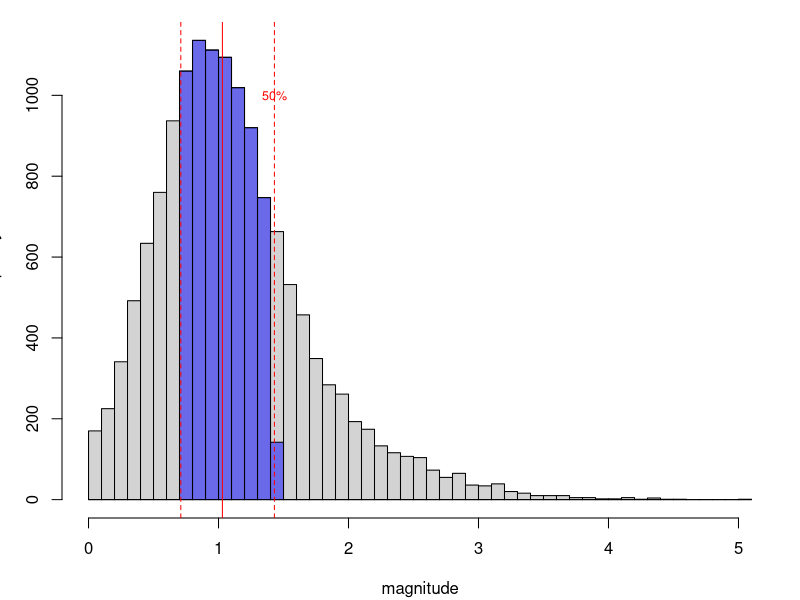
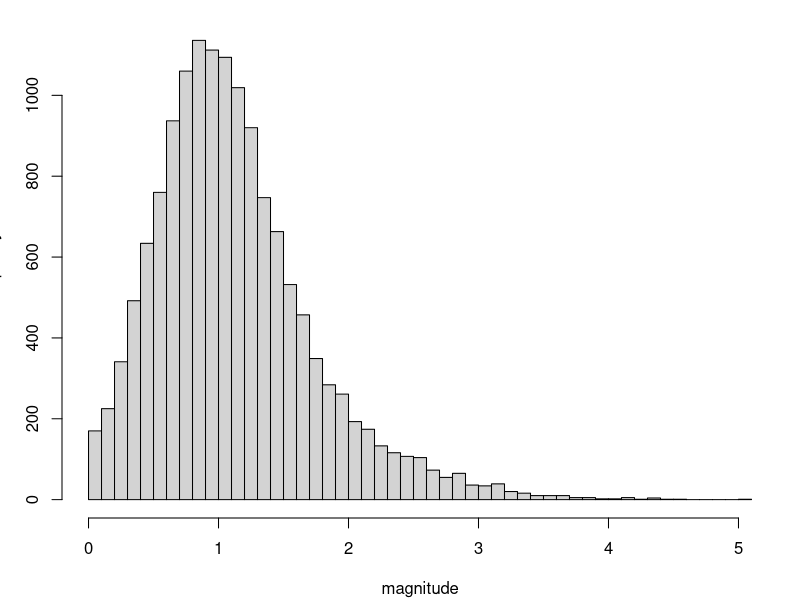
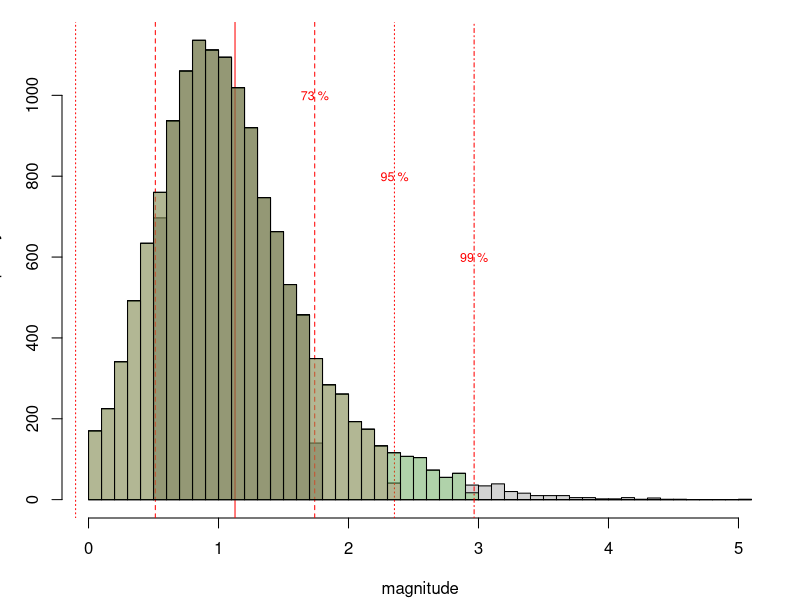
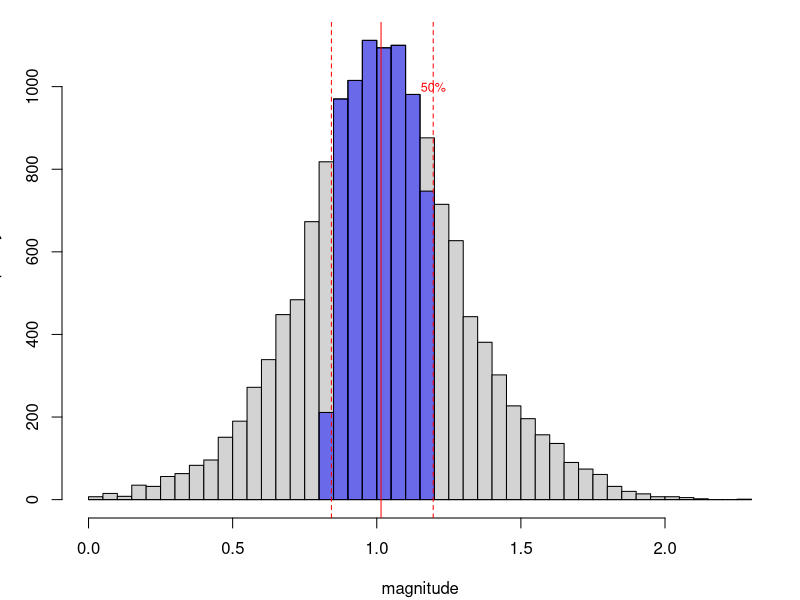
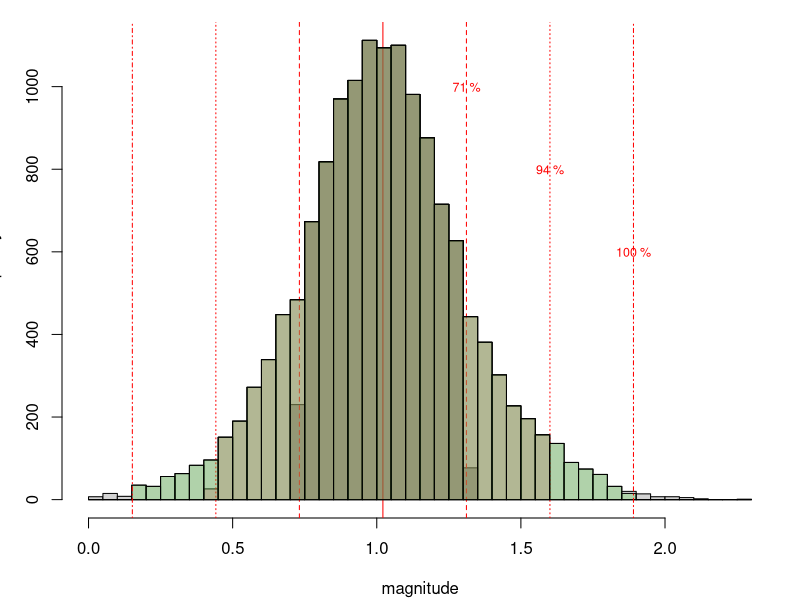
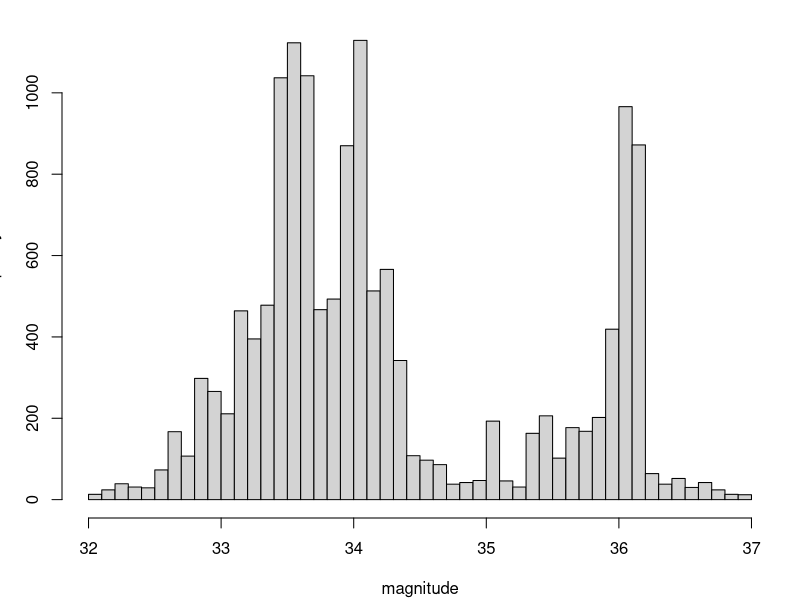
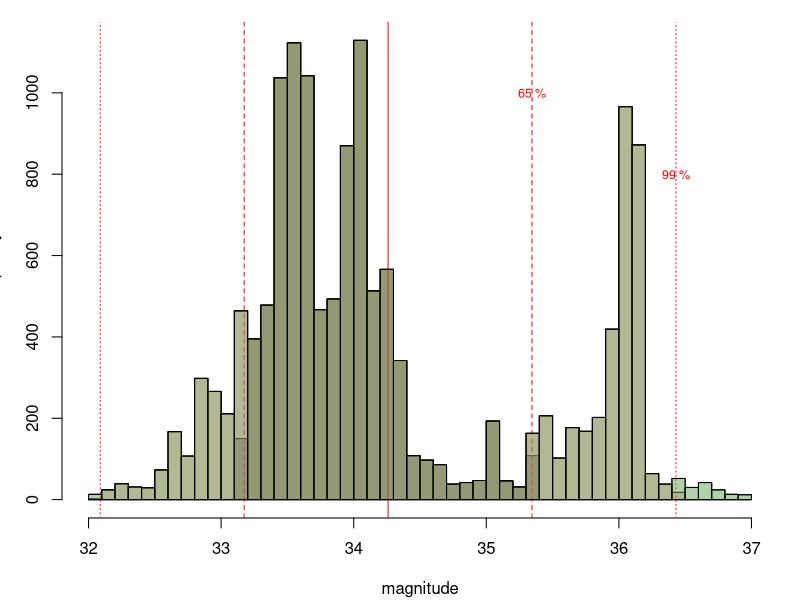

Recreate these plots in R, in order.
if (interactive()) {
# Example: why n-1?

nsamps <- 1e4

x <- rnorm(nsamps)
hist(x, col=adjustcolor("blue",0.5), breaks=100, xlim=c(-4.5,4.5))
abline( v=mean(x), col='red' )
abline( v=mean(x)+c(-2,2)*sd(x), lty=2, col='red' )

n.vec <- 10^(seq(1,4,length.out=1000))
sim.sds <- sapply( n.vec, function (n) { x <- rnorm(n); c( sd( x ), sqrt(mean((x-mean(x))^2)) ) } )

plot( n.vec, sim.sds[1,], log='x', ylim=c(0,2) )
points( n.vec, sim.sds[2,], col='red' )
abline(h=1)

n <- 10
small.sds <- replicate( 1e4, { x <- rnorm(n); c( sd( x ), sqrt(mean((x-mean(x))^2)) ) } )
rownames(small.sds) <- c("n-1","n")
hist(small.sds[1,], xlim=c(0.3,1.8), col=adjustcolor("blue",0.5), breaks=100, main='')
hist(small.sds[2,], col=adjustcolor("red",0.5), breaks=100, add=TRUE)
abline(v=1,lwd=3)

rowMeans(small.sds^2)



###
# CV plots

layout(1:3)
par(mar=c(2,1,3,0)+.1)
for (cv in c(1,10,100)){
    hist( x+cv, breaks=30, xlim=range(0,x+cv), main=paste("CV =", round(1/cv,20)), xlab='', ylab='' )
}


}

###
# figures for slides

quakes <- read.table("2014-quakes-catalog.tsv", stringsAsFactors=FALSE)
names(quakes) <- c("orig.date","orig.time", "ET", "MAG", "M", "LAT", "LON", "DEPTH", "Q", "EVID", "NPH", "NGRM")
quakes$date <- as.Date(paste(quakes$orig.date,substr(quakes$orig.time,1,8)),format="%Y/%m/%d %H:%M:%S")

pdf(file="quakes-hist-IQR.pdf",width=3,height=2,pointsize=10)
par(mar=c(4,3,1,1)+.1)
xh <- with(quakes, hist(MAG, breaks=60,xlab='magnitude',main='') )
with( subset(quakes, rank(MAG)>nrow(quakes)/4 & rank(MAG)<nrow(quakes)*3/4), 
        hist(MAG, col=adjustcolor("blue",0.5), breaks=xh$breaks, add=TRUE ) )
with( quakes, {
    text( quantile(MAG,.75), 1000, labels="50%", col='red', cex=0.75 )
    abline( v=median(quakes$MAG), col='red' )
    abline( v=quantile(quakes$MAG,c(.25,.75)), lty=2, col='red' )
        } )
dev.off()

pdf(file="quakes-hist-only.pdf",width=3,height=2,pointsize=10)
par(mar=c(4,3,1,1)+.1)
xh <- with(quakes, hist(MAG, breaks=60,main='',xlab='magnitude') )
dev.off()

pdf(file="quakes-hist-mean-sd.pdf",width=3,height=2,pointsize=10)
par(mar=c(4,3,1,1)+.1)
xh <- with(quakes, hist(MAG, breaks=60,main='',xlab='magnitude') )
with( quakes, {
        abline( v=mean(MAG), col='red' )
        for (k in 1:3) {
            with( subset(quakes, abs(MAG-mean(MAG))<k*sd(MAG) ), 
                    hist(MAG, col=adjustcolor(k,0.3), breaks=xh$breaks, add=TRUE ) )
            abline( v=mean(MAG)+c(-k,k)*sd(MAG), lty=1+k, col='red' )
            pmag <- round( mean(abs(MAG-mean(MAG))<k*sd(MAG)), 2 )
            text( mean(MAG)+k*sd(MAG), 1000-200*(k-1), labels=paste(100*pmag,"%"), col='red', cex=0.75 )
        }
    } )
dev.off()


pdf(file="quakes-sqrt-hist-IQR.pdf",width=3,height=2,pointsize=10)
par(mar=c(4,3,1,1)+.1)
xh <- with(quakes, hist(sqrt(MAG), breaks=60,xlab='magnitude',main='') )
with( subset(quakes, rank(sqrt(MAG))>nrow(quakes)/4 & rank(sqrt(MAG))<nrow(quakes)*3/4), 
        hist(sqrt(MAG), col=adjustcolor("blue",0.5), breaks=xh$breaks, add=TRUE ) )
with( quakes, {
    text( quantile(sqrt(MAG),.75), 1000, labels="50%", col='red', cex=0.75 )
    abline( v=median(sqrt(MAG)), col='red' )
    abline( v=quantile(sqrt(MAG),c(.25,.75)), lty=2, col='red' )
    } )
dev.off()

pdf(file="quakes-sqrt-hist-mean-sd.pdf",width=3,height=2,pointsize=10)
par(mar=c(4,3,1,1)+.1)
xh <- with(quakes, hist(sqrt(MAG), breaks=60,main='',xlab='magnitude') )
with( quakes, {
        abline( v=mean(sqrt(MAG)), col='red' )
        for (k in 1:3) {
            with( subset(quakes, abs(sqrt(MAG)-mean(sqrt(MAG)))<k*sd(sqrt(MAG)) ), 
                    hist(sqrt(MAG), col=adjustcolor(k,0.3), breaks=xh$breaks, add=TRUE ) )
            abline( v=mean(sqrt(MAG))+c(-k,k)*sd(sqrt(MAG)), lty=1+k, col='red' )
            pmag <- round( mean(abs(sqrt(MAG)-mean(sqrt(MAG)))<k*sd(sqrt(MAG))), 2 )
            text( mean(sqrt(MAG))+k*sd(sqrt(MAG)), 1000-200*(k-1), labels=paste(100*pmag,"%"), col='red', cex=0.75 )
        }
    } )
dev.off()


pdf(file="quakes-lat-only.pdf",width=3,height=2,pointsize=10)
par(mar=c(4,3,1,1)+.1)
xh <- with(quakes, hist(LAT, breaks=60,main='',xlab='magnitude') )
dev.off()

pdf(file="quakes-lat-mean-sd.pdf",width=3,height=2,pointsize=10)
par(mar=c(4,3,1,1)+.1)
xh <- with(quakes, hist(LAT, breaks=60,main='',xlab='magnitude') )
with( quakes, {
        abline( v=mean(LAT), col='red' )
        for (k in 1:3) {
            with( subset(quakes, abs(LAT-mean(LAT))<k*sd(LAT) ), 
                    hist(LAT, col=adjustcolor(k,0.3), breaks=xh$breaks, add=TRUE ) )
            abline( v=mean(LAT)+c(-k,k)*sd(LAT), lty=1+k, col='red' )
            pmag <- round( mean(abs(LAT-mean(LAT))<k*sd(LAT)), 2 )
            text( mean(LAT)+k*sd(LAT), 1000-200*(k-1), labels=paste(100*pmag,"%"), col='red', cex=0.75 )
        }
    } )
dev.off()

